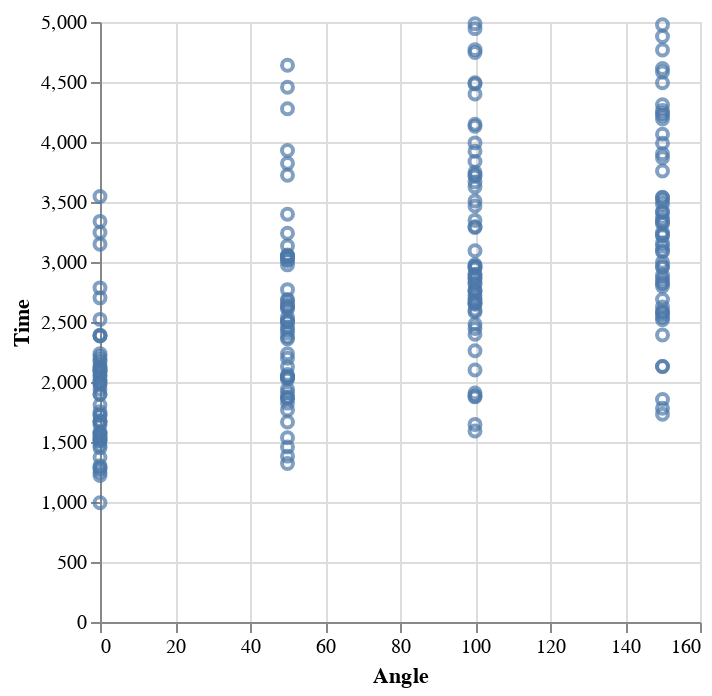

Notebook source saved alongside this figure:
### Code cell
alt.Chart(dd.reset_index()).mark_point().encode(
    x='Angle:Q', 
    y='Time:Q',
)

### Figure 1 — Vega-Lite specification as saved in the notebook (floating-point values rounded to 4 significant figures; data arrays with more than 128 entries replaced by an {"elided": "..."} marker saying what was removed)
{"config": {"view": {"continuousWidth": 300, "continuousHeight": 300}}, "data": {"name": "data-8eceb942eb239ad253f50a02ca25a44b"}, "mark": {"type": "point"}, "encoding": {"x": {"field": "Angle", "type": "quantitative"}, "y": {"field": "Time", "type": "quantitative"}}, "$schema": "https://vega.github.io/schema/vega-lite/v5.8.0.json", "datasets": {"data-8eceb942eb239ad253f50a02ca25a44b": {"elided": "216 records"}}}
